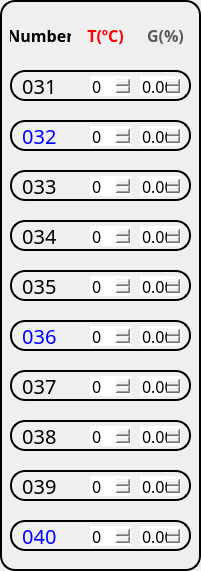
      <widget class="QFrame" name="frame_9">
       <property name="geometry">
        <rect>
         <x>670</x>
         <y>10</y>
         <width>201</width>
         <height>571</height>
        </rect>
       </property>
       <property name="styleSheet">
        <string notr="true">background-color:None;
border: 2px solid rgb(0,0,0);
border-radius: 15px;</string>
       </property>
       <property name="frameShape">
        <enum>QFrame::StyledPanel</enum>
       </property>
       <property name="frameShadow">
        <enum>QFrame::Raised</enum>
       </property>
       <widget class="QLabel" name="sensor_name_71">
        <property name="geometry">
         <rect>
          <x>10</x>
          <y>70</y>
          <width>181</width>
          <height>31</height>
         </rect>
        </property>
        <property name="font">
         <font>
          <family>KoPubWorld돋움체 Medium</family>
          <pointsize>15</pointsize>
         </font>
        </property>
        <property name="styleSheet">
         <string notr="true">background-color:None;
border: 2px solid rgb(0,0,0);
border-radius: 15px;</string>
        </property>
        <property name="text">
         <string> 031</string>
        </property>
        <property name="alignment">
         <set>Qt::AlignLeading|Qt::AlignLeft|Qt::AlignVCenter</set>
        </property>
       </widget>
       <widget class="QLabel" name="sensor_name_72">
        <property name="geometry">
         <rect>
          <x>10</x>
          <y>120</y>
          <width>181</width>
          <height>31</height>
         </rect>
        </property>
        <property name="font">
         <font>
          <family>KoPubWorld돋움체 Medium</family>
          <pointsize>15</pointsize>
         </font>
        </property>
        <property name="styleSheet">
         <string notr="true">background-color:None;
border: 2px solid rgb(0,0,0);
border-radius: 15px;
color:blue;</string>
        </property>
        <property name="text">
         <string> 032</string>
        </property>
        <property name="alignment">
         <set>Qt::AlignLeading|Qt::AlignLeft|Qt::AlignVCenter</set>
        </property>
       </widget>
       <widget class="QLabel" name="sensor_name_73">
        <property name="geometry">
         <rect>
          <x>10</x>
          <y>170</y>
          <width>181</width>
          <height>31</height>
         </rect>
        </property>
        <property name="font">
         <font>
          <family>KoPubWorld돋움체 Medium</family>
          <pointsize>15</pointsize>
         </font>
        </property>
        <property name="styleSheet">
         <string notr="true">background-color:None;
border: 2px solid rgb(0,0,0);
border-radius: 15px;</string>
        </property>
        <property name="text">
         <string> 033</string>
        </property>
        <property name="alignment">
         <set>Qt::AlignLeading|Qt::AlignLeft|Qt::AlignVCenter</set>
        </property>
       </widget>
       <widget class="QLabel" name="sensor_name_74">
        <property name="geometry">
         <rect>
          <x>10</x>
          <y>220</y>
          <width>181</width>
          <height>31</height>
         </rect>
        </property>
        <property name="font">
         <font>
          <family>KoPubWorld돋움체 Medium</family>
          <pointsize>15</pointsize>
         </font>
        </property>
        <property name="styleSheet">
         <string notr="true">background-color:None;
border: 2px solid rgb(0,0,0);
border-radius: 15px;</string>
        </property>
        <property name="text">
         <string> 034</string>
        </property>
        <property name="alignment">
         <set>Qt::AlignLeading|Qt::AlignLeft|Qt::AlignVCenter</set>
        </property>
       </widget>
       <widget class="QLabel" name="sensor_name_75">
        <property name="geometry">
         <rect>
          <x>10</x>
          <y>270</y>
          <width>181</width>
          <height>31</height>
         </rect>
        </property>
        <property name="font">
         <font>
          <family>KoPubWorld돋움체 Medium</family>
          <pointsize>15</pointsize>
         </font>
        </property>
        <property name="styleSheet">
         <string notr="true">background-color:None;
border: 2px solid rgb(0,0,0);
border-radius: 15px;</string>
        </property>
        <property name="text">
         <string> 035</string>
        </property>
        <property name="alignment">
         <set>Qt::AlignLeading|Qt::AlignLeft|Qt::AlignVCenter</set>
        </property>
       </widget>
       <widget class="QLabel" name="sensor_name_76">
        <property name="geometry">
         <rect>
          <x>10</x>
          <y>320</y>
          <width>181</width>
          <height>31</height>
         </rect>
        </property>
        <property name="font">
         <font>
          <family>KoPubWorld돋움체 Medium</family>
          <pointsize>15</pointsize>
         </font>
        </property>
        <property name="styleSheet">
         <string notr="true">background-color:None;
border: 2px solid rgb(0,0,0);
border-radius: 15px;
color:blue;</string>
        </property>
        <property name="text">
         <string> 036</string>
        </property>
        <property name="alignment">
         <set>Qt::AlignLeading|Qt::AlignLeft|Qt::AlignVCenter</set>
        </property>
       </widget>
       <widget class="QLabel" name="sensor_name_77">
        <property name="geometry">
         <rect>
          <x>10</x>
          <y>370</y>
          <width>181</width>
          <height>31</height>
         </rect>
        </property>
        <property name="font">
         <font>
          <family>KoPubWorld돋움체 Medium</family>
          <pointsize>15</pointsize>
         </font>
        </property>
        <property name="styleSheet">
         <string notr="true">background-color:None;
border: 2px solid rgb(0,0,0);
border-radius: 15px;</string>
        </property>
        <property name="text">
         <string> 037</string>
        </property>
        <property name="alignment">
         <set>Qt::AlignLeading|Qt::AlignLeft|Qt::AlignVCenter</set>
        </property>
       </widget>
       <widget class="QLabel" name="sensor_name_78">
        <property name="geometry">
         <rect>
          <x>10</x>
          <y>420</y>
          <width>181</width>
          <height>31</height>
         </rect>
        </property>
        <property name="font">
         <font>
          <family>KoPubWorld돋움체 Medium</family>
          <pointsize>15</pointsize>
         </font>
        </property>
        <property name="styleSheet">
         <string notr="true">background-color:None;
border: 2px solid rgb(0,0,0);
border-radius: 15px;</string>
        </property>
        <property name="text">
         <string> 038</string>
        </property>
        <property name="alignment">
         <set>Qt::AlignLeading|Qt::AlignLeft|Qt::AlignVCenter</set>
        </property>
       </widget>
       <widget class="QLabel" name="sensor_name_79">
        <property name="geometry">
         <rect>
          <x>10</x>
          <y>470</y>
          <width>181</width>
          <height>31</height>
         </rect>
        </property>
        <property name="font">
         <font>
          <family>KoPubWorld돋움체 Medium</family>
          <pointsize>15</pointsize>
         </font>
        </property>
        <property name="styleSheet">
         <string notr="true">background-color:None;
border: 2px solid rgb(0,0,0);
border-radius: 15px;</string>
        </property>
        <property name="text">
         <string> 039</string>
        </property>
        <property name="alignment">
         <set>Qt::AlignLeading|Qt::AlignLeft|Qt::AlignVCenter</set>
        </property>
       </widget>
       <widget class="QLabel" name="sensor_name_80">
        <property name="geometry">
         <rect>
          <x>10</x>
          <y>520</y>
          <width>181</width>
          <height>31</height>
         </rect>
        </property>
        <property name="font">
         <font>
          <family>KoPubWorld돋움체 Medium</family>
          <pointsize>15</pointsize>
         </font>
        </property>
        <property name="styleSheet">
         <string notr="true">background-color:None;
border: 2px solid rgb(0,0,0);
border-radius: 15px;
color:blue;</string>
        </property>
        <property name="text">
         <string> 040</string>
        </property>
        <property name="alignment">
         <set>Qt::AlignLeading|Qt::AlignLeft|Qt::AlignVCenter</set>
        </property>
       </widget>
       <widget class="QLabel" name="label_29">
        <property name="geometry">
         <rect>
          <x>10</x>
          <y>20</y>
          <width>61</width>
          <height>31</height>
         </rect>
        </property>
        <property name="font">
         <font>
          <family>KoPubWorld돋움체 Medium</family>
          <pointsize>12</pointsize>
          <weight>75</weight>
          <bold>true</bold>
         </font>
        </property>
        <property name="styleSheet">
         <string notr="true">background-color:None;
border: None;</string>
        </property>
        <property name="text">
         <string>Number</string>
        </property>
        <property name="alignment">
         <set>Qt::AlignCenter</set>
        </property>
       </widget>
       <widget class="QLabel" name="label_30">
        <property name="geometry">
         <rect>
          <x>80</x>
          <y>20</y>
          <width>51</width>
          <height>31</height>
         </rect>
        </property>
        <property name="font">
         <font>
          <family>KoPubWorld돋움체 Medium</family>
          <pointsize>12</pointsize>
          <weight>75</weight>
          <bold>true</bold>
         </font>
        </property>
        <property name="styleSheet">
         <string notr="true">background-color:None;
border: None;
color:rgb(255,0,0);</string>
        </property>
        <property name="text">
         <string>T(ºC)</string>
        </property>
        <property name="alignment">
         <set>Qt::AlignCenter</set>
        </property>
       </widget>
       <widget class="QLabel" name="label_31">
        <property name="geometry">
         <rect>
          <x>140</x>
          <y>20</y>
          <width>51</width>
          <height>31</height>
         </rect>
        </property>
        <property name="font">
         <font>
          <family>KoPubWorld돋움체 Medium</family>
          <pointsize>12</pointsize>
          <weight>75</weight>
          <bold>true</bold>
         </font>
        </property>
        <property name="styleSheet">
         <string notr="true">background-color:None;
border: None;
color:rgb(90,90,90);</string>
        </property>
        <property name="text">
         <string>G(%)</string>
        </property>
        <property name="alignment">
         <set>Qt::AlignCenter</set>
        </property>
       </widget>
       <widget class="QSpinBox" name="spinBox_31">
        <property name="geometry">
         <rect>
          <x>90</x>
          <y>76</y>
          <width>41</width>
          <height>20</height>
         </rect>
        </property>
        <property name="font">
         <font>
          <family>KoPubWorld돋움체 Medium</family>
          <pointsize>12</pointsize>
         </font>
        </property>
        <property name="styleSheet">
         <string notr="true">border:None;
background-color:None;</string>
        </property>
       </widget>
       <widget class="QDoubleSpinBox" name="doubleSpinBox_31">
        <property name="geometry">
         <rect>
          <x>140</x>
          <y>76</y>
          <width>41</width>
          <height>20</height>
         </rect>
        </property>
        <property name="font">
         <font>
          <family>KoPubWorld돋움체 Medium</family>
          <pointsize>12</pointsize>
         </font>
        </property>
        <property name="styleSheet">
         <string notr="true">border:None;</string>
        </property>
       </widget>
       <widget class="QSpinBox" name="spinBox_32">
        <property name="geometry">
         <rect>
          <x>90</x>
          <y>126</y>
          <width>41</width>
          <height>20</height>
         </rect>
        </property>
        <property name="font">
         <font>
          <family>KoPubWorld돋움체 Medium</family>
          <pointsize>12</pointsize>
         </font>
        </property>
        <property name="styleSheet">
         <string notr="true">border:None;
background-color:None;</string>
        </property>
       </widget>
       <widget class="QDoubleSpinBox" name="doubleSpinBox_32">
        <property name="geometry">
         <rect>
          <x>140</x>
          <y>126</y>
          <width>41</width>
          <height>20</height>
         </rect>
        </property>
        <property name="font">
         <font>
          <family>KoPubWorld돋움체 Medium</family>
          <pointsize>12</pointsize>
         </font>
        </property>
        <property name="styleSheet">
         <string notr="true">border:None;</string>
        </property>
       </widget>
       <widget class="QSpinBox" name="spinBox_33">
        <property name="geometry">
         <rect>
          <x>90</x>
          <y>176</y>
          <width>41</width>
          <height>20</height>
         </rect>
        </property>
        <property name="font">
         <font>
          <family>KoPubWorld돋움체 Medium</family>
          <pointsize>12</pointsize>
         </font>
        </property>
        <property name="styleSheet">
         <string notr="true">border:None;
background-color:None;</string>
        </property>
       </widget>
       <widget class="QDoubleSpinBox" name="doubleSpinBox_33">
        <property name="geometry">
         <rect>
          <x>140</x>
          <y>176</y>
          <width>41</width>
          <height>20</height>
         </rect>
        </property>
        <property name="font">
         <font>
          <family>KoPubWorld돋움체 Medium</family>
          <pointsize>12</pointsize>
         </font>
        </property>
        <property name="styleSheet">
         <string notr="true">border:None;</string>
        </property>
       </widget>
       <widget class="QSpinBox" name="spinBox_34">
        <property name="geometry">
         <rect>
          <x>90</x>
          <y>226</y>
          <width>41</width>
          <height>20</height>
         </rect>
        </property>
        <property name="font">
         <font>
          <family>KoPubWorld돋움체 Medium</family>
          <pointsize>12</pointsize>
         </font>
        </property>
        <property name="styleSheet">
         <string notr="true">border:None;
background-color:None;</string>
        </property>
       </widget>
       <widget class="QDoubleSpinBox" name="doubleSpinBox_34">
        <property name="geometry">
         <rect>
          <x>140</x>
          <y>226</y>
          <width>41</width>
          <height>20</height>
         </rect>
        </property>
        <property name="font">
         <font>
          <family>KoPubWorld돋움체 Medium</family>
          <pointsize>12</pointsize>
         </font>
        </property>
        <property name="styleSheet">
         <string notr="true">border:None;</string>
        </property>
       </widget>
       <widget class="QSpinBox" name="spinBox_35">
        <property name="geometry">
         <rect>
          <x>90</x>
          <y>276</y>
          <width>41</width>
          <height>20</height>
         </rect>
        </property>
        <property name="font">
         <font>
          <family>KoPubWorld돋움체 Medium</family>
          <pointsize>12</pointsize>
         </font>
        </property>
        <property name="styleSheet">
         <string notr="true">border:None;
background-color:None;</string>
        </property>
       </widget>
       <widget class="QDoubleSpinBox" name="doubleSpinBox_35">
        <property name="geometry">
         <rect>
          <x>140</x>
          <y>276</y>
          <width>41</width>
          <height>20</height>
         </rect>
        </property>
        <property name="font">
         <font>
          <family>KoPubWorld돋움체 Medium</family>
          <pointsize>12</pointsize>
         </font>
        </property>
        <property name="styleSheet">
         <string notr="true">border:None;</string>
        </property>
       </widget>
       <widget class="QSpinBox" name="spinBox_36">
        <property name="geometry">
         <rect>
          <x>90</x>
          <y>326</y>
          <width>41</width>
          <height>20</height>
         </rect>
        </property>
        <property name="font">
         <font>
          <family>KoPubWorld돋움체 Medium</family>
          <pointsize>12</pointsize>
         </font>
        </property>
        <property name="styleSheet">
         <string notr="true">border:None;
background-color:None;</string>
        </property>
       </widget>
       <widget class="QDoubleSpinBox" name="doubleSpinBox_36">
        <property name="geometry">
         <rect>
          <x>140</x>
          <y>326</y>
          <width>41</width>
          <height>20</height>
         </rect>
        </property>
        <property name="font">
         <font>
          <family>KoPubWorld돋움체 Medium</family>
          <pointsize>12</pointsize>
         </font>
        </property>
        <property name="styleSheet">
         <string notr="true">border:None;</string>
        </property>
       </widget>
       <widget class="QSpinBox" name="spinBox_37">
        <property name="geometry">
         <rect>
          <x>90</x>
          <y>376</y>
          <width>41</width>
          <height>20</height>
         </rect>
        </property>
        <property name="font">
         <font>
          <family>KoPubWorld돋움체 Medium</family>
          <pointsize>12</pointsize>
         </font>
        </property>
        <property name="styleSheet">
         <string notr="true">border:None;
background-color:None;</string>
        </property>
       </widget>
       <widget class="QDoubleSpinBox" name="doubleSpinBox_37">
        <property name="geometry">
         <rect>
          <x>140</x>
          <y>376</y>
          <width>41</width>
          <height>20</height>
         </rect>
        </property>
        <property name="font">
         <font>
          <family>KoPubWorld돋움체 Medium</family>
          <pointsize>12</pointsize>
         </font>
        </property>
        <property name="styleSheet">
         <string notr="true">border:None;</string>
        </property>
       </widget>
       <widget class="QSpinBox" name="spinBox_38">
        <property name="geometry">
         <rect>
          <x>90</x>
          <y>426</y>
          <width>41</width>
          <height>20</height>
         </rect>
        </property>
        <property name="font">
         <font>
          <family>KoPubWorld돋움체 Medium</family>
          <pointsize>12</pointsize>
         </font>
        </property>
        <property name="styleSheet">
         <string notr="true">border:None;
background-color:None;</string>
        </property>
       </widget>
       <widget class="QDoubleSpinBox" name="doubleSpinBox_38">
        <property name="geometry">
         <rect>
          <x>140</x>
          <y>426</y>
          <width>41</width>
          <height>20</height>
         </rect>
        </property>
        <property name="font">
         <font>
          <family>KoPubWorld돋움체 Medium</family>
          <pointsize>12</pointsize>
         </font>
        </property>
        <property name="styleSheet">
         <string notr="true">border:None;</string>
        </property>
       </widget>
       <widget class="QSpinBox" name="spinBox_39">
        <property name="geometry">
         <rect>
          <x>90</x>
          <y>476</y>
          <width>41</width>
          <height>20</height>
         </rect>
        </property>
        <property name="font">
         <font>
          <family>KoPubWorld돋움체 Medium</family>
          <pointsize>12</pointsize>
         </font>
        </property>
        <property name="styleSheet">
         <string notr="true">border:None;
background-color:None;</string>
        </property>
       </widget>
       <widget class="QDoubleSpinBox" name="doubleSpinBox_39">
        <property name="geometry">
         <rect>
          <x>140</x>
          <y>476</y>
          <width>41</width>
          <height>20</height>
         </rect>
        </property>
        <property name="font">
         <font>
          <family>KoPubWorld돋움체 Medium</family>
          <pointsize>12</pointsize>
         </font>
        </property>
        <property name="styleSheet">
         <string notr="true">border:None;</string>
        </property>
       </widget>
       <widget class="QSpinBox" name="spinBox_40">
        <property name="geometry">
         <rect>
          <x>90</x>
          <y>526</y>
          <width>41</width>
          <height>20</height>
         </rect>
        </property>
        <property name="font">
         <font>
          <family>KoPubWorld돋움체 Medium</family>
          <pointsize>12</pointsize>
         </font>
        </property>
        <property name="styleSheet">
         <string notr="true">border:None;
background-color:None;</string>
        </property>
       </widget>
       <widget class="QDoubleSpinBox" name="doubleSpinBox_40">
        <property name="geometry">
         <rect>
          <x>140</x>
          <y>526</y>
          <width>41</width>
          <height>20</height>
         </rect>
        </property>
        <property name="font">
         <font>
          <family>KoPubWorld돋움체 Medium</family>
          <pointsize>12</pointsize>
         </font>
        </property>
        <property name="styleSheet">
         <string notr="true">border:None;</string>
        </property>
       </widget>
      </widget>
